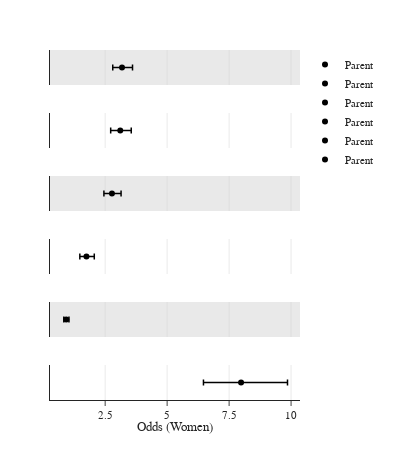

Here is the notebook cell this chart was saved with:
### Code cell
# Variables and labels for the subplots
vars = ['childsuffer_ega', 'mo_relation_ega', 'moth_to_work', 'wocutwork_ega', 'uni_cola', 'ega_attitude']
labels = ['Child suffering', 'Mother relationship', 'Mother to work', 'Women to cut work', 'uni_cola', 'Egalitarian beliefs']

# Initialize the figure with subplots
fig = make_subplots(
    rows=len(vars), cols=1,
    shared_xaxes=True, vertical_spacing=0.08
)

for var in vars:
    # Filter for the current variable
    df = odds.query("var == @var")
    
    # Calculate center positions for the traces
    y_positions = [0.5] * len(df)  # Place traces at y=0.5 for visual centering
    
    fig.add_trace(
        go.Scatter(
            x=df['Odds'],  # Use the Odds column for x-axis values
            y=y_positions,  # Centered at a fixed y-position
            mode='markers',
            marker=dict(color='black', size=6),  # Marker color set to black
            error_x=dict(
                type='data',
                symmetric=False,
                array=df['Upper_interval'] - df['Odds'],  # Upper error
                arrayminus=df['Odds'] - df['Lower_interval'],  # Lower error
                thickness=1.5,
                width=3
            ),
            name="Parent"
        ),
        row=vars.index(var) + 1, col=1
    )

    # Remove x-axis ticks except for the last subplot
    if vars.index(var) + 1 != len(vars):
        fig.update_xaxes(
            title=None, showticklabels=False, ticklen=0, showline=False,
            row=vars.index(var) + 1, col=1
        )

# Add gray background for odd subplots
subplot_index = 0
for var in vars:
    if subplot_index % 2 == 0:
        fig.add_shape(
            type="rect",
            xref="paper", yref=f"y{subplot_index+1}",
            x0=0, y0=-0.5, x1=1, y1=1.5,
            fillcolor='lightgrey', opacity=0.5,
            layer="below",
            line=dict(width=0),
        )
    subplot_index += 1

fig.update_layout(
    template="simple_white",
    font=dict(size=11, family="Arial"),
    margin=dict(l=50, r=100, b=50, t=50),
    width=400,
    height=450
)

# Customize x-axis and y-axis
fig.update_xaxes(
    showgrid=True, gridwidth=0.5, gridcolor='lightgrey', dtick=2.5
)
fig.update_yaxes(
    range=[-0.5, 1.5], showticklabels=False, ticklen=0, zeroline=False
)
fig.update_xaxes(
    title=dict(text="Odds (Women)", standoff=0), row=len(vars), col=1
)

fig.show()

### Figure 1 — Plotly figure (JSON) as saved in the notebook; plotly's stock layout.template omitted (floating-point values rounded to 4 significant figures)
{"data": [{"error_x": {"array": [0.4237], "arrayminus": [0.3739], "symmetric": false, "thickness": 1.5, "type": "data", "width": 3}, "marker": {"color": "black", "size": 6}, "mode": "markers", "name": "Parent", "type": "scatter", "x": [3.18], "xaxis": "x", "y": [0.5], "yaxis": "y"}, {"error_x": {"array": [0.4421], "arrayminus": [0.3871], "symmetric": false, "thickness": 1.5, "type": "data", "width": 3}, "marker": {"color": "black", "size": 6}, "mode": "markers", "name": "Parent", "type": "scatter", "x": [3.109], "xaxis": "x2", "y": [0.5], "yaxis": "y2"}, {"error_x": {"array": [0.3678], "arrayminus": [0.3247], "symmetric": false, "thickness": 1.5, "type": "data", "width": 3}, "marker": {"color": "black", "size": 6}, "mode": "markers", "name": "Parent", "type": "scatter", "x": [2.774], "xaxis": "x3", "y": [0.5], "yaxis": "y3"}, {"error_x": {"array": [0.3156], "arrayminus": [0.2672], "symmetric": false, "thickness": 1.5, "type": "data", "width": 3}, "marker": {"color": "black", "size": 6}, "mode": "markers", "name": "Parent", "type": "scatter", "x": [1.745], "xaxis": "x4", "y": [0.5], "yaxis": "y4"}, {"error_x": {"array": [0.1099], "arrayminus": [0.09827], "symmetric": false, "thickness": 1.5, "type": "data", "width": 3}, "marker": {"color": "black", "size": 6}, "mode": "markers", "name": "Parent", "type": "scatter", "x": [0.9297], "xaxis": "x5", "y": [0.5], "yaxis": "y5"}, {"error_x": {"array": [1.873], "arrayminus": [1.517], "symmetric": false, "thickness": 1.5, "type": "data", "width": 3}, "marker": {"color": "black", "size": 6}, "mode": "markers", "name": "Parent", "type": "scatter", "x": [7.983], "xaxis": "x6", "y": [0.5], "yaxis": "y6"}], "layout": {"font": {"family": "Arial", "size": 11}, "height": 450, "margin": {"b": 50, "l": 50, "r": 100, "t": 50}, "shapes": [{"fillcolor": "lightgrey", "layer": "below", "line": {"width": 0}, "opacity": 0.5, "type": "rect", "x0": 0, "x1": 1, "xref": "paper", "y0": -0.5, "y1": 1.5, "yref": "y"}, {"fillcolor": "lightgrey", "layer": "below", "line": {"width": 0}, "opacity": 0.5, "type": "rect", "x0": 0, "x1": 1, "xref": "paper", "y0": -0.5, "y1": 1.5, "yref": "y3"}, {"fillcolor": "lightgrey", "layer": "below", "line": {"width": 0}, "opacity": 0.5, "type": "rect", "x0": 0, "x1": 1, "xref": "paper", "y0": -0.5, "y1": 1.5, "yref": "y5"}], "width": 400, "xaxis": {"anchor": "y", "domain": [0, 1], "dtick": 2.5, "gridcolor": "lightgrey", "gridwidth": 0.5, "matches": "x6", "showgrid": true, "showline": false, "showticklabels": false, "ticklen": 0, "title": {}}, "xaxis2": {"anchor": "y2", "domain": [0, 1], "dtick": 2.5, "gridcolor": "lightgrey", "gridwidth": 0.5, "matches": "x6", "showgrid": true, "showline": false, "showticklabels": false, "ticklen": 0, "title": {}}, "xaxis3": {"anchor": "y3", "domain": [0, 1], "dtick": 2.5, "gridcolor": "lightgrey", "gridwidth": 0.5, "matches": "x6", "showgrid": true, "showline": false, "showticklabels": false, "ticklen": 0, "title": {}}, "xaxis4": {"anchor": "y4", "domain": [0, 1], "dtick": 2.5, "gridcolor": "lightgrey", "gridwidth": 0.5, "matches": "x6", "showgrid": true, "showline": false, "showticklabels": false, "ticklen": 0, "title": {}}, "xaxis5": {"anchor": "y5", "domain": [0, 1], "dtick": 2.5, "gridcolor": "lightgrey", "gridwidth": 0.5, "matches": "x6", "showgrid": true, "showline": false, "showticklabels": false, "ticklen": 0, "title": {}}, "xaxis6": {"anchor": "y6", "domain": [0, 1], "dtick": 2.5, "gridcolor": "lightgrey", "gridwidth": 0.5, "showgrid": true, "title": {"standoff": 0, "text": "Odds (Women)"}}, "yaxis": {"anchor": "x", "domain": [0.9, 1.0], "range": [-0.5, 1.5], "showticklabels": false, "ticklen": 0, "zeroline": false}, "yaxis2": {"anchor": "x2", "domain": [0.72, 0.82], "range": [-0.5, 1.5], "showticklabels": false, "ticklen": 0, "zeroline": false}, "yaxis3": {"anchor": "x3", "domain": [0.54, 0.64], "range": [-0.5, 1.5], "showticklabels": false, "ticklen": 0, "zeroline": false}, "yaxis4": {"anchor": "x4", "domain": [0.36, 0.46], "range": [-0.5, 1.5], "showticklabels": false, "ticklen": 0, "zeroline": false}, "yaxis5": {"anchor": "x5", "domain": [0.18, 0.28], "range": [-0.5, 1.5], "showticklabels": false, "ticklen": 0, "zeroline": false}, "yaxis6": {"anchor": "x6", "domain": [0, 0.1], "range": [-0.5, 1.5], "showticklabels": false, "ticklen": 0, "zeroline": false}}}
